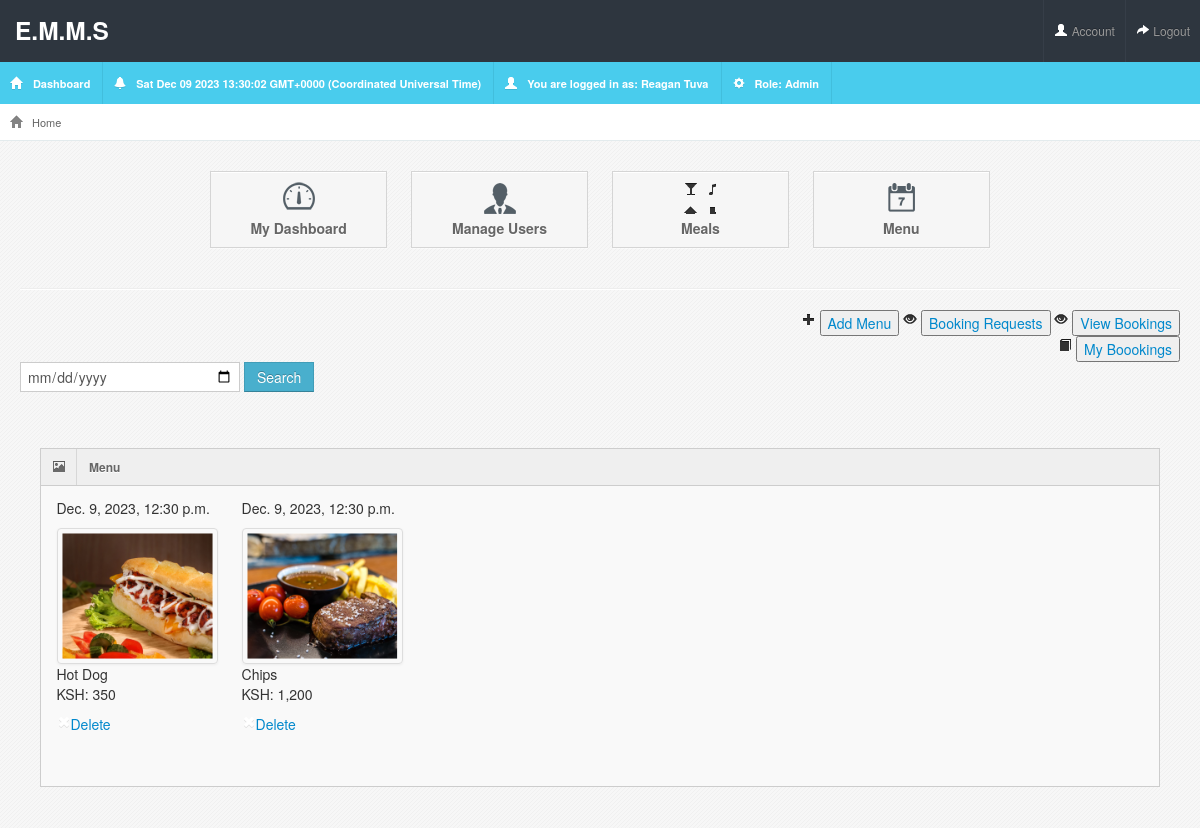
The app's page /meals/view-menu/ (signed in) with its own data.
### accounts/models.py (models this page shows, shortened)
class Account(AbstractBaseUser):
    first_name = models.CharField(max_length=50)
    last_name = models.CharField(max_length=50)
    username = models.CharField(max_length=50, unique=True)
    staff_number = models.CharField(max_length=50, unique=True)
    email = models.EmailField(max_length=100, unique=True)
    phone_number = models.CharField(max_length=50, unique=True)
    date_joined = models.DateTimeField(auto_now_add=True)
    last_login = models.DateTimeField(auto_now_add=True)
    is_active = models.BooleanField(default=True)
    is_staff = models.BooleanField(default=True)
    is_cook = models.BooleanField(default=False)
    is_chef = models.BooleanField(default=False)
    is_admin = models.BooleanField(default=False)
    is_superadmin = models.BooleanField(default=False)
    USERNAME_FIELD = 'staff_number'
    REQUIRED_FIELDS = ['username', 'email', 'first_name', 'last_name', 'phone_number']
    objects = MyAccountManager()
    class Meta:
        ordering = ['-id']

### meals/models.py (models this page shows, shortened)
class Menu(models.Model):
    owner = models.ForeignKey(Account, on_delete=models.CASCADE)
    meal = models.ForeignKey(Meal, on_delete=models.CASCADE)
    date = models.DateTimeField(max_length=200)
    created_at = models.DateTimeField(auto_now_add=True)
    updated_at = models.DateTimeField(auto_now=True)
    id = models.UUIDField(default=uuid.uuid4, unique=True, primary_key=True, editable=False)
    class Meta:
        ordering = ['-created_at']

class Meal(models.Model):
    owner = models.ForeignKey(Account, on_delete=models.CASCADE)
    meal_name = models.CharField(max_length=200)
    image = models.ImageField(blank=True, upload_to='meals', default="meals/default.png")
    amount = models.IntegerField()
    created_at = models.DateTimeField(auto_now_add=True)
    updated_at = models.DateTimeField(auto_now=True)
    id = models.UUIDField(default=uuid.uuid4, unique=True, primary_key=True, editable=False)
    class Meta:
        ordering = ['-created_at']

### meals/views.py (the view)
# urls.py: path('view-menu/', views.viewMenu, name="view-menu"),
@login_required(login_url= 'login')
def viewMenu(request):
     user = request.user
     if  user.is_staff == True:
        menu = Menu.objects.all()
        context = {
            'menu': menu,
        }
        return render(request, 'meals/view-menu.html', context)
     else:
         messages.error(request, "Access Route Denied!")
         return redirect('dashboard')

### meals/templates/meals/view-menu.html (shortened to what this page needs)
{% extends 'main.html' %}
{% load static %}
{%block content%}
<div class="text-right">
    {% if request.user.is_chef %}
    <h1 class="icon-plus"></h1>
    <button><a href="{% url 'add-menu' %}">Add Menu</a></button>
    {% endif %}
    {% if request.user.is_cook %}
    <h1 class="icon-eye-open"></h1>
   <button><a href="{% url 'view-booking-requests' %}">Booking Requests</a></button>
   <h1 class="icon-eye-open"></h1>
   <button><a href="{% url 'view-bookings' %}">View Bookings</a></button>
   {% endif %}
  </div>
  <div class="text-right">
    {% if request.user.is_staff %}
    <h1 class="icon-book"></h1>
    <button><a href="{% url 'my-bookings' %}">My Boookings</a></button>
    {% endif %}
  </div>
<form action="{% url 'view-menu' %}" class="form-inline" method="get">
    <input class="form-control mr-sm-6" type="date" value="{{search_query}}" name="search_query"  placeholder="Search" aria-label="Search" required>
    <button class="btn btn-info" type="submit">Search</button>
  </form>
  <br>
<div class="container-fluid">
    <div class="row-fluid">
        <div class="span12">
            <div class="widget-box">
                <div class="widget-title">
                    <span class="icon">
                        <i class="icon-picture"></i>
                    </span>
                    <h5>Menu</h5>
                </div>
                <div class="widget-content">
                <ul class="thumbnails">
                    {% for menu in menu %}
                            <li class="span2">
                                <p>{{menu.date}}</p>
                            <a class="thumbnail lightbox_trigger" href="{{menu.meal.image.url}}">
                                <img src="{{menu.meal.image.url}}" alt="" >
                            </a>
                            {% load humanize %}
                            <span>{{menu.meal.meal_name}}</span>
                            <p>KSH: {{menu.meal.amount|floatformat|intcomma}}</p>
                            {% if request.user.is_chef %}
                            <p><a title="Delete Menu" href="{% url 'delete-menu' menu.id %}"><i class="icon-remove icon-white"></i>Delete</a></p>
                            {% endif %}
                        </li>
                        {% endfor %}
                      </ul>
                </div>
            </div>
        </div>
    </div>
</div>
</div>
{%endblock%}

### templates/main.html (shortened to what this page needs)
<!DOCTYPE html>
{% load static %}
<html lang="en">
<head>
<link rel="stylesheet" href="{% static 'assets/css/bootstrap.min.css' %}" />
<link rel="stylesheet" href="{% static 'assets/css/bootstrap-responsive.min.css' %}" />
<link rel="stylesheet" href="{% static 'assets/css/fullcalendar.css' %}" />
<link rel="stylesheet" href="{% static 'assets/css/maruti-style.css' %}" />
<link rel="stylesheet" href="{% static 'assets/css/maruti-media.css' %}" class="skin-color" />
</head>
<body onload=display_ct();>
<div id="header">
    <h3><a href="{% url 'dashboard' %}">E.M.M.S</a></h3>
  </div>
  <div id="user-nav" class="navbar navbar-inverse">
    <ul class="nav">
      <li class="" ><a title="" href="{% url 'my-account' %}"><i class="icon icon-user"></i> <span class="text">Account</span></a></li>
      <li class=""><a title="" href="{% url 'logout' %}"><i class="icon icon-share-alt"></i> <span class="text">Logout</span></a></li>
    </ul>
  </div>
  <div id="sidebar"><a href="{% url 'dashboard' %}" class="visible-phone"> Dashboard</a><ul>
      <li class="active"><a href="{% url 'dashboard' %}"><i class="icon icon-home"></i> <span>Dashboard</span></a> </li>
      <li class="active"><a href=""><i class="icon icon-bell"></i> <span id='ct'></span></a> </li>
      <li class="active"><a href=""><i class="icon icon-user"></i> <span>You are logged in as: {{request.user.first_name}} {{request.user.last_name}}</span></a> </li>
      <li class="active"><a href=""><i class="icon icon-cog"></i> <span>Role: {% if request.user.is_admin %} Admin{% elif request.user.is_chef %} Chef{% elif request.user.is_cook %} Cook{% else %} Staff{% endif %}</span></a> </li>
    </ul>
  </div>
  <div id="content">
    <div id="content-header">
      <div id="breadcrumb"> <a href="{% url 'dashboard' %}" title="Go to Home" class="tip-bottom"><i class="icon-home"></i> Home</a></div>
    </div>
    <div class="container-fluid">
  {% include 'includes/navbar.html' %}
  {% block content%}{% endblock %}
    </div>
</body>
</html>

### templates/includes/navbar.html
<div class="quick-actions_homepage">
    <ul class="quick-actions">
          <li> <a href="{% url 'dashboard' %}"> <i class="icon-dashboard"></i> My Dashboard </a> </li>
          {% if request.user.is_admin %}
          <li> <a href="{% url 'staffs' %}"> <i class="icon-people"></i> Manage Users </a> </li>
          <li> <a href="{% url 'view-meals' %}"> <i class="icon-food"></i> Meals </a> </li>
          {% endif %}
          <li> <a href="{% url 'view-menu' %}"> <i class="icon-calendar"></i> Menu </a> </li>
        </ul>
        <hr>
   </div>

### static/assets/css/maruti-media.css (style rules this page uses)
body { background:#eaecec; }
#header { background-color: #2e363f; margin-top:10px; }

### records on screen
Account: user.first_name "Reagan", user.last_name "Tuva"
Menu: date "Dec. 9, 2023, 12:30 p.m.", meal.image (picture), meal.meal_name "Hot Dog", meal.amount "350"
Menu: date "Dec. 9, 2023, 12:30 p.m.", meal.image (picture), meal.meal_name "Chips", meal.amount "1,200"
